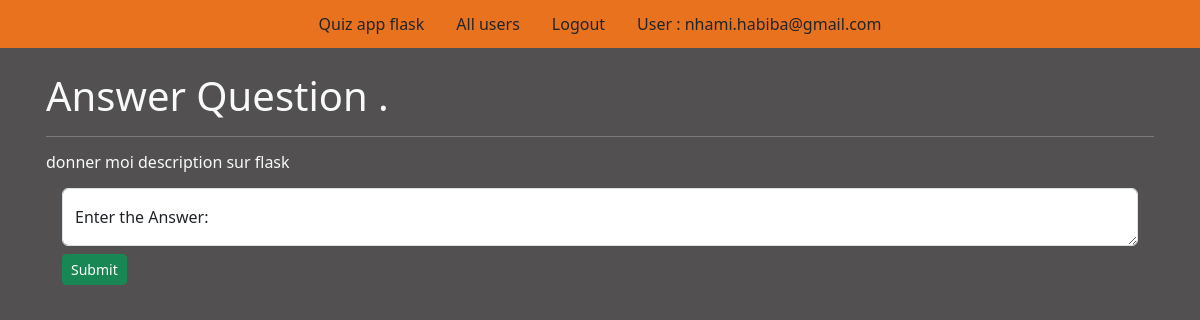
/ansewerquestion/5 (signed in), run on the app's committed database.
### tables this page shows
CREATE TABLE users (id integer primary key autoincrement,name text not null,password text not null,teacher BOOLEAN DEFAULT NULL , admin boolean default null );

CREATE TABLE questions ( id integer primary key autoincrement, question_text text not null,answer_text text, asked_by_id integer not null, teacher_id integer not null );

### app.py (the view)
@app.route('/ansewerquestion/<question_id>', methods=["POST", "GET"])
def ansewerquestion(question_id):
    user = get_current_user()
    db = getdatabase()
    if request.method == "POST":
        db.execute("UPDATE questions SET answer_text = ? WHERE id = ?", [request.form['answer_text'], question_id])
        db.commit()
        return redirect("unansweredquestions")
    question_cursor = db.execute("SELECT id, question_text FROM questions WHERE id = ?", [question_id])
    question = question_cursor.fetchone()
    return render_template("ansewerquestion.html", user=user, question=question)

### app.py (called while the page is built)
@app.teardown_appcontext #C'est un décorateur qui enregistre la fonction suivante pour être exécutée lorsque le contexte de l'application Flask est déchargé.
def close_database(error):
    if hasattr(g,'quizapp_db'):
        g.quizapp_db.close()

def get_current_user():#qui est utilisée pour récupérer les informations de l'utilisateur actuellement connecté à partir de la session
    user_result = None
    if 'user' in session:
        user = session['user']
        db = getdatabase()
        user_cursor = db.execute("select * from users where name = ?", [user])
        user_result = user_cursor.fetchone()
    return user_result

### database.py (called while the page is built)
def connect_to_database(): # C'est une fonction définie pour se connecter à la base de données SQLite.
    sql = sqlite3.connect("C:/Users/Latitude 5300/Documents/Sekera/Quiz/quizapp.db")
    sql.row_factory = sqlite3.Row
    return sql

def getdatabase():
    if not hasattr(g, "quizapp_db"): #Cette ligne vérifie si l'objet g de Flask possède déjà une connexion à la base de données.
        g.quizapp_db = connect_to_database()
    return g.quizapp_db

### templates/ansewerquestion.html (shortened to what this page needs)
{% from "showlinks.html" import show_links %}
<!doctype html>
<html lang="en">
  <head>
    <link href="https://cdn.jsdelivr.net/npm/bootstrap@5.3.3/dist/css/bootstrap.min.css" rel="stylesheet">
    <link rel="stylesheet" type="text/css" href="{{url_for('static',filename = 'style.css')}}"/>
  </head>
  <body>
    <div class="parent">
        <div class="header mb-2">
          {{ show_links(user) }}
        </div >
        <div class="questions_answered container  text-light p-3">
            <h1> Answer Question .</h1>
            <hr class="text-light"/>
            <div>
                <h6>{{ question['question_text'] }}</h6>
                <form action="{{ url_for('ansewerquestion', question_id=question['id']) }}" class="m-3" method="POST">
                    <div class="form-floating mb-2">
                        <textarea class="form-control text-dark" placeholder="Enter your answer here:" id="floatingTextarea"  name="answer_text"></textarea>
                        <label for="floatingTextarea" class="text-dark">Enter the Answer:</label>
                    </div>
                    <button type="submit" class="btn btn-sm btn-success">Submit</button>
                  </form>
            </div>
        </div>
    </div>
  </body>
</html>

### templates/showlinks.html (shortened to what this page needs)
{% macro show_links(user) %}
<ul class="nav justify-content-center  p-1 ">
    <li class="nav-item">
        <a class="nav-link active text-dark" aria-current="page"  href= "{{url_for('index')}}">Quiz app flask</a>
    </li>
    {% if user and user['admin'] == 1 %}
    <li class="nav-item">
        <a class="nav-link text-dark" href= "{{url_for('allusers')}}">All users</a>
    </li>
    {% endif %}
    {% if user %}
    <li class="nav-item">
        <a class="nav-link text-dark" href= "{{url_for('logout')}}">Logout</a>
    </li>
    <li class="nav-item">
        <a class="nav-link text-dark" href="#">User : {{ user['name'] }}</a>
    </li>
    {% endif %}
</ul>
{% endmacro %}

### static/style.css (style rules this page uses)
body { background-color: rgb(82, 80, 80); }
.header { background-color: rgb(232, 114, 29); }

### data on the page
users: name "nhami.habiba@gmail.com"
questions: question_text "donner moi description sur flask"
